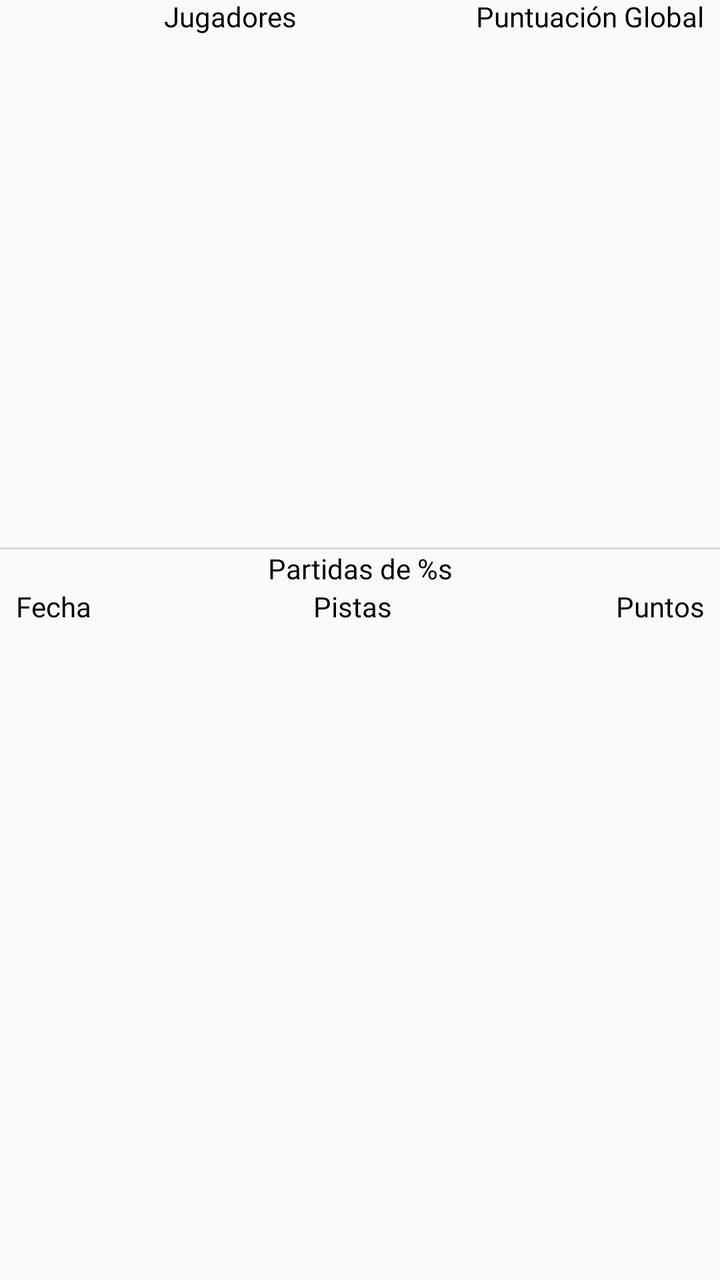
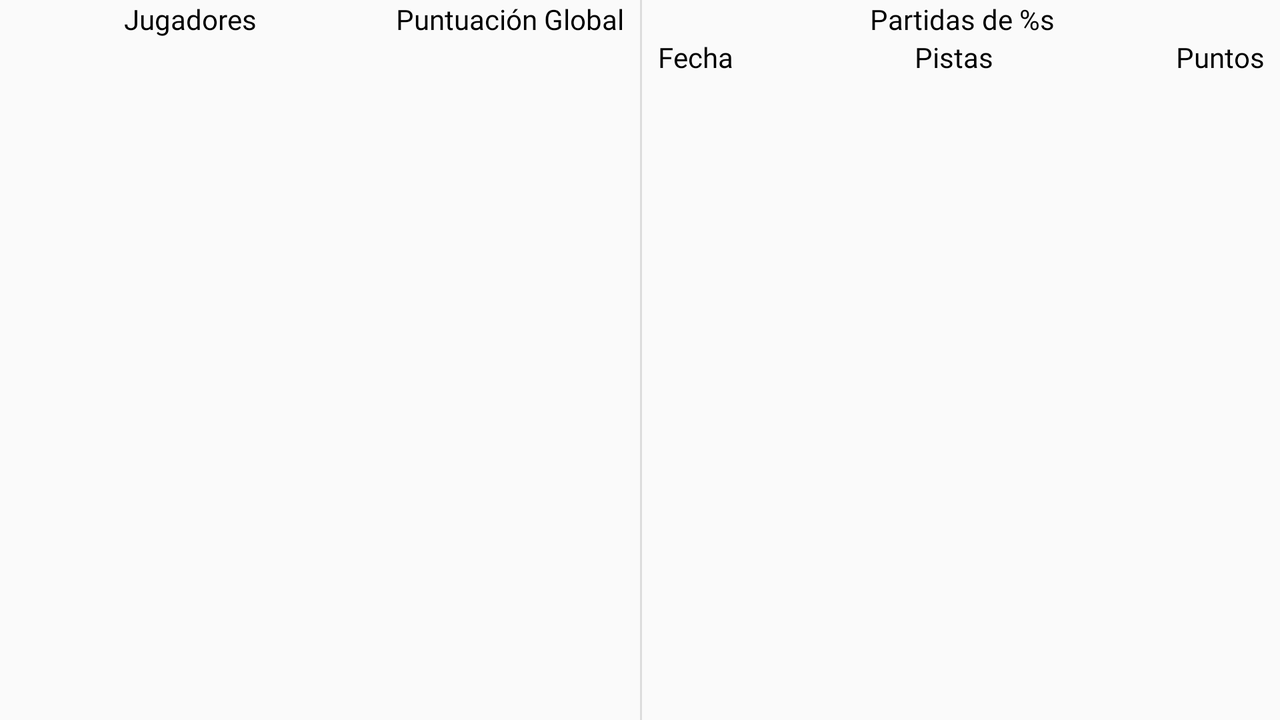

Two renders of one Android screen. The first uses the default layout on a phone; the second uses the alternative layout the repository ships for a different screen configuration, on a matching device. The two XML files are below.
<!-- AndroidManifest.xml: application theme Theme.QuizzFirstProjectHADP -->
<!-- res/layout/activity_statistics.xml -->
<?xml version="1.0" encoding="utf-8"?>
<androidx.constraintlayout.widget.ConstraintLayout xmlns:android="http://schemas.android.com/apk/res/android"
    xmlns:app="http://schemas.android.com/apk/res-auto"
    xmlns:tools="http://schemas.android.com/tools"
    android:layout_width="match_parent"
    android:layout_height="match_parent"
    tools:context=".statistics.StatisticsActivity">

    <LinearLayout
        android:id="@+id/linearLayout"
        android:layout_width="match_parent"
        android:layout_height="wrap_content"
        android:orientation="horizontal"
        app:layout_constraintBottom_toTopOf="@+id/usersRV"
        app:layout_constraintEnd_toEndOf="parent"
        app:layout_constraintStart_toStartOf="parent"
        app:layout_constraintTop_toTopOf="parent">

        <TextView
            android:id="@+id/players"
            android:layout_width="0dp"
            android:layout_height="wrap_content"
            android:layout_weight="1"
            android:fontFamily="@font/bungee_inline"
            android:text="@string/players"
            android:textAlignment="center"
            android:textColor="@color/black" />

        <TextView
            android:id="@+id/globalPoints"
            android:layout_width="wrap_content"
            android:layout_height="wrap_content"
            android:fontFamily="@font/bungee_inline"
            android:maxLines="2"
            android:paddingStart="8dp"
            android:paddingEnd="8dp"
            android:singleLine="false"
            android:text="@string/global_score"
            android:textColor="@color/black" />

    </LinearLayout>

    <androidx.recyclerview.widget.RecyclerView
        android:id="@+id/usersRV"
        android:layout_width="match_parent"
        android:layout_height="0dp"
        app:layoutManager="androidx.recyclerview.widget.LinearLayoutManager"
        app:layout_constraintBottom_toTopOf="@+id/divider"
        app:layout_constraintEnd_toEndOf="parent"
        app:layout_constraintHeight_percent="0.4"
        app:layout_constraintStart_toStartOf="parent"
        app:layout_constraintTop_toBottomOf="@+id/linearLayout"
        tools:itemCount="5"
        tools:listitem="@layout/user_statistics_layout" />

    <View
        android:id="@+id/divider"
        android:layout_width="match_parent"
        android:layout_height="1dp"
        android:background="?android:attr/listDivider"
        app:layout_constraintBottom_toTopOf="@+id/playerStatisticsName"
        app:layout_constraintEnd_toEndOf="parent"
        app:layout_constraintStart_toStartOf="parent"
        app:layout_constraintTop_toBottomOf="@+id/usersRV" />

    <TextView
        android:id="@+id/playerStatisticsName"
        android:layout_width="match_parent"
        android:layout_height="wrap_content"
        android:fontFamily="@font/bungee_inline"
        android:text="@string/player_statistics_name"
        android:textAlignment="center"
        android:textColor="@color/black"
        app:layout_constraintBottom_toTopOf="@+id/statistics_layout"
        app:layout_constraintStart_toStartOf="parent"
        app:layout_constraintTop_toBottomOf="@+id/divider" />

    <LinearLayout
        android:id="@+id/statistics_layout"
        android:layout_width="match_parent"
        android:layout_height="wrap_content"
        android:orientation="horizontal"
        app:layout_constraintBottom_toTopOf="@+id/statisticsRV"
        app:layout_constraintEnd_toEndOf="parent"
        app:layout_constraintStart_toStartOf="parent"
        app:layout_constraintTop_toBottomOf="@+id/playerStatisticsName">

        <TextView
            android:id="@+id/date"
            android:layout_width="wrap_content"
            android:layout_height="wrap_content"
            android:layout_weight="1"
            android:fontFamily="@font/bungee_inline"
            android:paddingStart="8dp"
            android:paddingEnd="8dp"
            android:text="@string/date"
            android:textColor="@color/black" />

        <TextView
            android:id="@+id/pistas"
            android:layout_width="wrap_content"
            android:layout_height="wrap_content"
            android:layout_weight="1"
            android:fontFamily="@font/bungee_inline"
            android:text="@string/hints"
            android:textAlignment="center"
            android:textColor="@color/black" />

        <TextView
            android:id="@+id/puntos"
            android:layout_width="wrap_content"
            android:layout_height="wrap_content"
            android:layout_weight="1"
            android:fontFamily="@font/bungee_inline"
            android:paddingStart="8dp"
            android:paddingEnd="8dp"
            android:text="@string/score"
            android:textAlignment="viewEnd"
            android:textColor="@color/black" />
    </LinearLayout>

    <androidx.recyclerview.widget.RecyclerView
        android:id="@+id/statisticsRV"
        android:layout_width="match_parent"
        android:layout_height="329dp"
        app:layoutManager="androidx.recyclerview.widget.LinearLayoutManager"
        app:layout_constraintBottom_toBottomOf="parent"
        app:layout_constraintEnd_toEndOf="parent"
        app:layout_constraintStart_toStartOf="parent"
        app:layout_constraintTop_toBottomOf="@+id/statistics_layout"
        tools:itemCount="10"
        tools:listitem="@layout/statistics_layout" />
</androidx.constraintlayout.widget.ConstraintLayout>
<!-- res/layout/user_statistics_layout.xml (included above) -->
<?xml version="1.0" encoding="utf-8"?>
<androidx.constraintlayout.widget.ConstraintLayout xmlns:android="http://schemas.android.com/apk/res/android"
    xmlns:app="http://schemas.android.com/apk/res-auto"
    xmlns:tools="http://schemas.android.com/tools"
    android:layout_width="match_parent"
    android:layout_height="wrap_content">

    <androidx.cardview.widget.CardView
        android:id="@+id/cardView"
        android:layout_width="32dp"
        android:layout_height="32dp"
        app:cardCornerRadius="16dp"
        android:layout_marginStart="8dp"
        android:layout_marginEnd="8dp"
        app:layout_constraintBottom_toBottomOf="parent"
        app:layout_constraintEnd_toStartOf="@+id/playerName"
        app:layout_constraintStart_toStartOf="parent"
        app:layout_constraintTop_toTopOf="parent" >

        <ImageView
            android:id="@+id/imageProfile"
            android:layout_width="32dp"
            android:layout_height="32dp"
            tools:src="@tools:sample/avatars"
            tools:ignore="ContentDescription"
            android:background="@android:color/transparent"
            android:scaleType="centerCrop" />
    </androidx.cardview.widget.CardView>

    <TextView
        android:id="@+id/playerName"
        android:layout_width="0dp"
        android:layout_height="wrap_content"
        android:fontFamily="@font/bungee_inline"
        android:textColor="@color/black"
        android:textSize="14sp"
        android:textStyle="bold"
        app:layout_constraintBottom_toBottomOf="parent"
        app:layout_constraintEnd_toStartOf="@+id/score"
        app:layout_constraintStart_toEndOf="@+id/cardView"
        app:layout_constraintTop_toTopOf="parent"
        tools:text="Player Name" />

    <TextView
        android:id="@+id/score"
        android:layout_width="wrap_content"
        android:layout_height="wrap_content"
        android:layout_marginEnd="8dp"
        android:layout_marginStart="8dp"
        android:fontFamily="@font/bungee_inline"
        android:textColor="@color/black"
        android:textSize="14sp"
        android:textStyle="bold"
        app:layout_constraintBottom_toBottomOf="parent"
        app:layout_constraintEnd_toEndOf="parent"
        app:layout_constraintTop_toTopOf="parent"
        app:layout_constraintStart_toEndOf="@id/playerName"
        tools:text="10000" />
</androidx.constraintlayout.widget.ConstraintLayout>
<!-- res/layout/statistics_layout.xml (included above) -->
<?xml version="1.0" encoding="utf-8"?>
<androidx.constraintlayout.widget.ConstraintLayout xmlns:android="http://schemas.android.com/apk/res/android"
    xmlns:app="http://schemas.android.com/apk/res-auto"
    xmlns:tools="http://schemas.android.com/tools"
    android:layout_width="match_parent"
    android:layout_height="wrap_content">

    <TextView
        android:id="@+id/textView"
        android:layout_width="0dp"
        android:layout_height="wrap_content"
        android:fontFamily="@font/bungee_inline"
        android:paddingStart="8dp"
        android:paddingEnd="8dp"
        android:textColor="@color/black"
        app:layout_constraintBottom_toBottomOf="parent"
        app:layout_constraintEnd_toStartOf="@+id/textView2"
        app:layout_constraintHorizontal_bias="0.5"
        app:layout_constraintHorizontal_chainStyle="packed"
        app:layout_constraintStart_toStartOf="parent"
        app:layout_constraintTop_toTopOf="parent"
        tools:text="@string/date"/>

    <TextView
        android:id="@+id/textView2"
        android:layout_width="0dp"
        android:layout_height="wrap_content"
        android:fontFamily="@font/bungee_inline"
        android:textAlignment="center"
        android:textColor="@color/black"
        app:layout_constraintBottom_toBottomOf="@+id/textView"
        app:layout_constraintEnd_toStartOf="@+id/textView3"
        app:layout_constraintHorizontal_bias="0.5"
        app:layout_constraintStart_toEndOf="@+id/textView"
        app:layout_constraintTop_toTopOf="@+id/textView"
        tools:text="@string/hints"/>

    <TextView
        android:id="@+id/textView3"
        android:layout_width="0dp"
        android:layout_height="wrap_content"
        android:fontFamily="@font/bungee_inline"
        android:paddingStart="8dp"
        android:paddingEnd="8dp"
        android:textAlignment="viewEnd"
        android:textColor="@color/black"
        app:layout_constraintBottom_toBottomOf="@+id/textView2"
        app:layout_constraintEnd_toEndOf="parent"
        app:layout_constraintHorizontal_bias="0.5"
        app:layout_constraintStart_toEndOf="@+id/textView2"
        app:layout_constraintTop_toTopOf="@+id/textView2"
        tools:text="@string/score"/>

</androidx.constraintlayout.widget.ConstraintLayout>
<!-- resources referenced by this layout -->
<resources>
  <string name="date">Fecha</string>
  <string name="global_score">Puntuación Global</string>
  <string name="hints">Pistas</string>
  <string name="player_statistics_name">Partidas de %s</string>
  <string name="players">Jugadores</string>
  <string name="score">Puntos</string>
  <style name="Theme.QuizzFirstProjectHADP" parent="Theme.AppCompat.Light.DarkActionBar">
          
          <item name="colorPrimary">@color/purple_500</item>
          <item name="colorPrimaryDark">@color/purple_700</item>
          <item name="colorAccent">@color/teal_200</item>
          
      </style>
</resources>
<!-- res/layout-land/activity_statistics.xml (the repository's variant of the layout above) -->
<!-- drawn on the phone turned sideways -->
<?xml version="1.0" encoding="utf-8"?>
<androidx.constraintlayout.widget.ConstraintLayout xmlns:android="http://schemas.android.com/apk/res/android"
    xmlns:app="http://schemas.android.com/apk/res-auto"
    xmlns:tools="http://schemas.android.com/tools"
    android:layout_width="match_parent"
    android:layout_height="match_parent"
    tools:context=".statistics.StatisticsActivity">

    <LinearLayout
        android:id="@+id/linearLayout"
        android:layout_width="0dp"
        android:layout_height="wrap_content"
        android:orientation="horizontal"
        app:layout_constraintBottom_toTopOf="@+id/usersRV"
        app:layout_constraintEnd_toStartOf="@+id/divider"
        app:layout_constraintHorizontal_bias="0.5"
        app:layout_constraintStart_toStartOf="parent"
        app:layout_constraintTop_toTopOf="parent"
        app:layout_constraintWidth_percent="0.5">

        <TextView
            android:id="@+id/players"
            android:layout_width="0dp"
            android:layout_height="wrap_content"
            android:layout_weight="1"
            android:fontFamily="@font/bungee_inline"
            android:text="@string/players"
            android:textAlignment="center"
            android:textColor="@color/black" />

        <TextView
            android:id="@+id/globalPoints"
            android:layout_width="wrap_content"
            android:layout_height="wrap_content"
            android:fontFamily="@font/bungee_inline"
            android:maxLines="2"
            android:paddingStart="8dp"
            android:paddingEnd="8dp"
            android:singleLine="false"
            android:text="@string/global_score"
            android:textColor="@color/black" />

    </LinearLayout>

    <androidx.recyclerview.widget.RecyclerView
        android:id="@+id/usersRV"
        android:layout_width="0dp"
        android:layout_height="0dp"
        app:layoutManager="androidx.recyclerview.widget.LinearLayoutManager"
        app:layout_constraintBottom_toBottomOf="parent"
        app:layout_constraintEnd_toStartOf="@+id/divider"
        app:layout_constraintStart_toStartOf="parent"
        app:layout_constraintTop_toBottomOf="@+id/linearLayout"
        app:layout_constraintWidth_percent="0.5"
        tools:itemCount="5"
        tools:listitem="@layout/user_statistics_layout" />

    <View
        android:id="@+id/divider"
        android:layout_width="1dp"
        android:layout_height="match_parent"
        android:background="?android:attr/listDivider"
        app:layout_constraintBottom_toBottomOf="parent"
        app:layout_constraintEnd_toStartOf="@+id/playerStatisticsName"
        app:layout_constraintHorizontal_bias="0.5"
        app:layout_constraintStart_toEndOf="@+id/linearLayout"
        app:layout_constraintTop_toTopOf="parent" />

    <TextView
        android:id="@+id/playerStatisticsName"
        android:layout_width="0dp"
        android:layout_height="wrap_content"
        android:fontFamily="@font/bungee_inline"
        android:text="@string/player_statistics_name"
        android:textAlignment="center"
        android:textColor="@color/black"
        app:layout_constraintBottom_toTopOf="@+id/statistics_layout"
        app:layout_constraintEnd_toEndOf="parent"
        app:layout_constraintHorizontal_bias="0.5"
        app:layout_constraintStart_toEndOf="@+id/divider"
        app:layout_constraintTop_toTopOf="parent"
        app:layout_constraintWidth_percent="0.5" />

    <LinearLayout
        android:id="@+id/statistics_layout"
        android:layout_width="0dp"
        android:layout_height="wrap_content"
        android:orientation="horizontal"
        app:layout_constraintBottom_toTopOf="@+id/statisticsRV"
        app:layout_constraintEnd_toEndOf="parent"
        app:layout_constraintHorizontal_bias="0.5"
        app:layout_constraintStart_toEndOf="@+id/divider"
        app:layout_constraintTop_toBottomOf="@+id/playerStatisticsName">

        <TextView
            android:id="@+id/date"
            android:layout_width="wrap_content"
            android:layout_height="wrap_content"
            android:layout_weight="1"
            android:fontFamily="@font/bungee_inline"
            android:paddingStart="8dp"
            android:paddingEnd="8dp"
            android:text="@string/date"
            android:textColor="@color/black" />

        <TextView
            android:id="@+id/pistas"
            android:layout_width="wrap_content"
            android:layout_height="wrap_content"
            android:layout_weight="1"
            android:fontFamily="@font/bungee_inline"
            android:text="@string/hints"
            android:textAlignment="center"
            android:textColor="@color/black" />

        <TextView
            android:id="@+id/puntos"
            android:layout_width="wrap_content"
            android:layout_height="wrap_content"
            android:layout_weight="1"
            android:fontFamily="@font/bungee_inline"
            android:paddingStart="8dp"
            android:paddingEnd="8dp"
            android:text="@string/score"
            android:textAlignment="viewEnd"
            android:textColor="@color/black" />
    </LinearLayout>

    <androidx.recyclerview.widget.RecyclerView
        android:id="@+id/statisticsRV"
        android:layout_width="0dp"
        android:layout_height="0dp"
        app:layoutManager="androidx.recyclerview.widget.LinearLayoutManager"
        app:layout_constraintBottom_toBottomOf="parent"
        app:layout_constraintEnd_toEndOf="parent"
        app:layout_constraintHorizontal_bias="0.5"
        app:layout_constraintStart_toEndOf="@+id/divider"
        app:layout_constraintTop_toBottomOf="@+id/statistics_layout"
        tools:itemCount="10"
        tools:listitem="@layout/statistics_layout" />

</androidx.constraintlayout.widget.ConstraintLayout>
